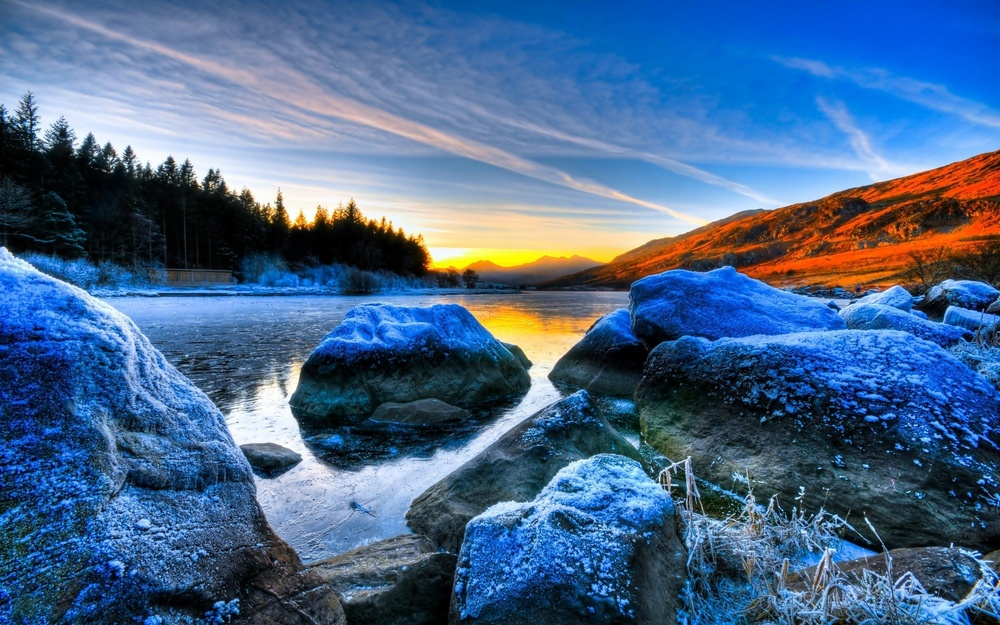
#> input picture work5/1.jpg, 1000 x 625 px, shrunk from 2560 x 1600 before the run
$ python work5.py
#> lines starting #> are read from the running program, lines starting #| are printed output that depends on the picture
# -*- coding: cp1251 -*-
import random
from PIL import Image, ImageDraw


def open_img(path):
#> called with path = '1.jpg'
    global image, pix, draw, width, height, size
    image = Image.open(path)
#> image is the input picture: PIL image 1000x625 RGB; mean R, G, B 72.9, 103.3, 140.1
    pix = image.load()
    draw =  ImageDraw.Draw(image)
    width = image.size[0]
#> width = 1000
    height = image.size[1]
#> height = 625
    size = min(image.size[0], image.size[1])
#> size = 625

open_img("1.jpg")

# crop and use new
image.crop((0, 0, size, size)).save("2.jpg")
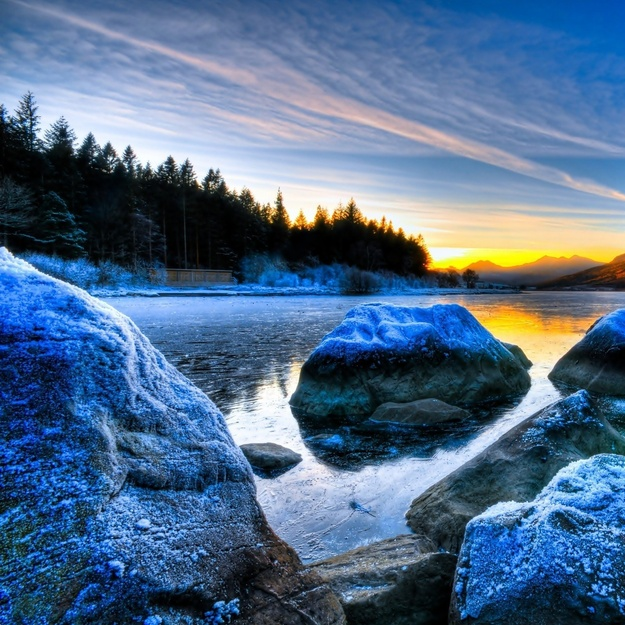
#> saved as 2.jpg: PIL image 625x625 RGB; mean R, G, B 81, 108.1, 139.1


# functions
def rotate():
    open_img("2.jpg")
    for i in range(size):
        for j in range(size):
            if (i < j):
                r = pix[i, j][0]
                g = pix[i, j][1]
                b = pix[i, j][2]

                r_t = pix[j, i][0]
                g_t = pix[j, i][1]
                b_t = pix[j, i][2]

                draw.point((j, i), (r, g, b))
                draw.point((i, j), (r_t, g_t, b_t))
    image.save("rotated.jpg")
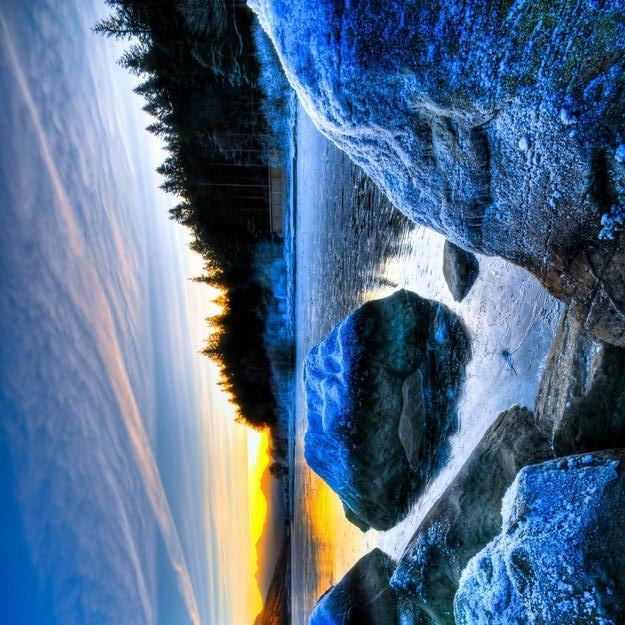
#> saved as rotated.jpg: PIL image 625x625 RGB; mean R, G, B 81.3, 108.1, 139

def gray():
    open_img("2.jpg")
    for i in range(size):
        for j in range(size):
            r = pix[i, j][0]
            g = pix[i, j][1]
            b = pix[i, j][2]

            S = (r + g + b) // 3
            draw.point((i, j), (S, S, S))
    image.save("gray.jpg")
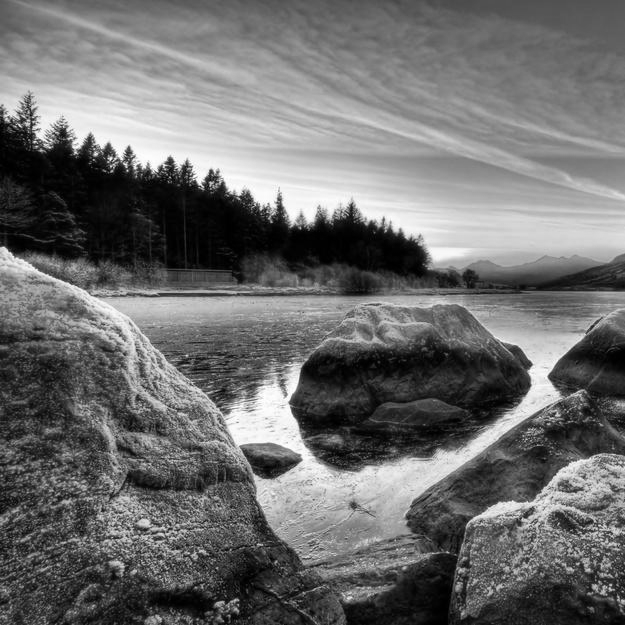
#> saved as gray.jpg: PIL image 625x625 RGB; min 0, max 255, mean 109.1

def sepia():
    open_img("2.jpg")
    k = int(input("Input level: "))
#> the answer given: 3
    for i in range(size):
        for j in range(size):
            r = pix[i, j][0]
            g = pix[i, j][1]
            b = pix[i, j][2]
            gr = (r + g + b) // 3

            r += k * 2
            g += k
            if r > 255:
                r = 255
            if g > 255:
                g = 255
            draw.point((i, j), (r, g, b))
    image.save("sepia.jpg")


# using functions
rotate()
gray()
sepia()
